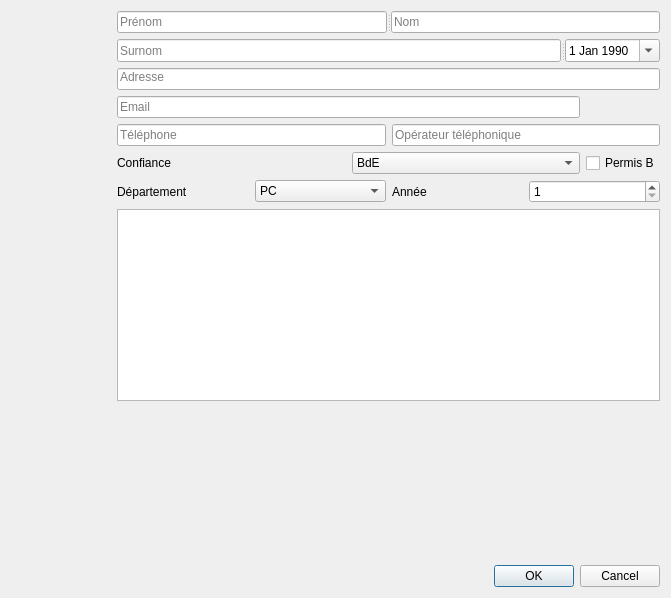
<?xml version="1.0" encoding="UTF-8"?>
<ui version="4.0">
 <class>orgaEditWidget</class>
 <widget class="QWidget" name="orgaEditWidget">
  <property name="geometry">
   <rect>
    <x>0</x>
    <y>0</y>
    <width>671</width>
    <height>598</height>
   </rect>
  </property>
  <property name="windowTitle">
   <string>Form</string>
  </property>
  <layout class="QHBoxLayout" name="horizontalLayout">
   <item>
    <layout class="QHBoxLayout" name="horizontalLayout_25">
     <item>
      <layout class="QGridLayout" name="gridLayout_14">
       <item row="0" column="0">
        <widget class="QLabel" name="photoLabel_3">
         <property name="sizePolicy">
          <sizepolicy hsizetype="Fixed" vsizetype="Fixed">
           <horstretch>0</horstretch>
           <verstretch>0</verstretch>
          </sizepolicy>
         </property>
         <property name="minimumSize">
          <size>
           <width>100</width>
           <height>100</height>
          </size>
         </property>
         <property name="maximumSize">
          <size>
           <width>100</width>
           <height>100</height>
          </size>
         </property>
         <property name="styleSheet">
          <string notr="true">border-radius: 10px;</string>
         </property>
         <property name="text">
          <string/>
         </property>
         <property name="pixmap">
          <pixmap resource="../images.qrc">:/images/ressources/anon.jpg</pixmap>
         </property>
         <property name="scaledContents">
          <bool>true</bool>
         </property>
        </widget>
       </item>
       <item row="1" column="0">
        <spacer name="verticalSpacer_7">
         <property name="orientation">
          <enum>Qt::Vertical</enum>
         </property>
         <property name="sizeHint" stdset="0">
          <size>
           <width>20</width>
           <height>40</height>
          </size>
         </property>
        </spacer>
       </item>
      </layout>
     </item>
     <item>
      <layout class="QGridLayout" name="gridLayout_12">
       <item row="0" column="0" colspan="2">
        <layout class="QGridLayout" name="gridLayout_13">
         <item row="0" column="0" colspan="2">
          <widget class="QSplitter" name="splitter_8">
           <property name="orientation">
            <enum>Qt::Horizontal</enum>
           </property>
           <widget class="QLineEdit" name="prenomLineEdit_4">
            <property name="placeholderText">
             <string>Prénom</string>
            </property>
           </widget>
           <widget class="QLineEdit" name="nomLineEdit_4">
            <property name="placeholderText">
             <string>Nom</string>
            </property>
           </widget>
          </widget>
         </item>
         <item row="2" column="0" colspan="2">
          <widget class="QLineEdit" name="adresseLineEdit_4">
           <property name="text">
            <string/>
           </property>
           <property name="alignment">
            <set>Qt::AlignLeading|Qt::AlignLeft|Qt::AlignTop</set>
           </property>
           <property name="placeholderText">
            <string>Adresse</string>
           </property>
          </widget>
         </item>
         <item row="3" column="0">
          <widget class="QLineEdit" name="emailLineEdit">
           <property name="text">
            <string/>
           </property>
           <property name="placeholderText">
            <string>Email</string>
           </property>
          </widget>
         </item>
         <item row="4" column="0" colspan="2">
          <layout class="QHBoxLayout" name="horizontalLayout_20">
           <item>
            <widget class="QLineEdit" name="telephoneLineEdit_4">
             <property name="inputMask">
              <string>0000000000; </string>
             </property>
             <property name="text">
              <string/>
             </property>
             <property name="placeholderText">
              <string>Téléphone</string>
             </property>
            </widget>
           </item>
           <item>
            <widget class="QLineEdit" name="operateurLineEdit_4">
             <property name="styleSheet">
              <string notr="true"/>
             </property>
             <property name="placeholderText">
              <string>Opérateur téléphonique</string>
             </property>
            </widget>
           </item>
          </layout>
         </item>
         <item row="8" column="0">
          <layout class="QHBoxLayout" name="horizontalLayout_21">
           <item>
            <widget class="QLabel" name="confianceLabel_4">
             <property name="text">
              <string>Confiance</string>
             </property>
             <property name="buddy">
              <cstring>confianceComboBox</cstring>
             </property>
            </widget>
           </item>
           <item>
            <widget class="QComboBox" name="confianceComboBox_4">
             <item>
              <property name="text">
               <string>BdE</string>
              </property>
             </item>
             <item>
              <property name="text">
               <string>Confiance</string>
              </property>
             </item>
             <item>
              <property name="text">
               <string>Hard</string>
              </property>
             </item>
             <item>
              <property name="text">
               <string>Soft</string>
              </property>
             </item>
            </widget>
           </item>
          </layout>
         </item>
         <item row="8" column="1">
          <widget class="QCheckBox" name="permisBcheckBox_4">
           <property name="text">
            <string>Permis B</string>
           </property>
          </widget>
         </item>
         <item row="9" column="0" colspan="2">
          <layout class="QHBoxLayout" name="horizontalLayout_22">
           <item>
            <layout class="QHBoxLayout" name="horizontalLayout_23">
             <item>
              <widget class="QLabel" name="departementLabel_4">
               <property name="text">
                <string>Département</string>
               </property>
               <property name="buddy">
                <cstring>departementComboBox</cstring>
               </property>
              </widget>
             </item>
             <item>
              <widget class="QComboBox" name="departementComboBox_4">
               <item>
                <property name="text">
                 <string>PC</string>
                </property>
               </item>
               <item>
                <property name="text">
                 <string>GMC</string>
                </property>
               </item>
               <item>
                <property name="text">
                 <string>IF</string>
                </property>
               </item>
               <item>
                <property name="text">
                 <string>GMD</string>
                </property>
               </item>
               <item>
                <property name="text">
                 <string>TC</string>
                </property>
               </item>
               <item>
                <property name="text">
                 <string>GCU</string>
                </property>
               </item>
               <item>
                <property name="text">
                 <string>BIM</string>
                </property>
               </item>
               <item>
                <property name="text">
                 <string>Bioch'</string>
                </property>
               </item>
               <item>
                <property name="text">
                 <string>GI</string>
                </property>
               </item>
               <item>
                <property name="text">
                 <string>GE</string>
                </property>
               </item>
               <item>
                <property name="text">
                 <string>SGM</string>
                </property>
               </item>
               <item>
                <property name="text">
                 <string>GMPP</string>
                </property>
               </item>
               <item>
                <property name="text">
                 <string>GEN</string>
                </property>
               </item>
               <item>
                <property name="text">
                 <string>Ext.</string>
                </property>
               </item>
              </widget>
             </item>
            </layout>
           </item>
           <item>
            <layout class="QHBoxLayout" name="horizontalLayout_24">
             <item>
              <widget class="QLabel" name="anneeLabel_4">
               <property name="text">
                <string>Année</string>
               </property>
               <property name="buddy">
                <cstring>anneeSpinBox</cstring>
               </property>
              </widget>
             </item>
             <item>
              <widget class="QSpinBox" name="anneeSpinBox_4">
               <property name="minimum">
                <number>1</number>
               </property>
               <property name="maximum">
                <number>5</number>
               </property>
              </widget>
             </item>
            </layout>
           </item>
          </layout>
         </item>
         <item row="11" column="0">
          <spacer name="verticalSpacer_6">
           <property name="orientation">
            <enum>Qt::Vertical</enum>
           </property>
           <property name="sizeHint" stdset="0">
            <size>
             <width>20</width>
             <height>40</height>
            </size>
           </property>
          </spacer>
         </item>
         <item row="1" column="0" colspan="2">
          <widget class="QSplitter" name="splitter_7">
           <property name="orientation">
            <enum>Qt::Horizontal</enum>
           </property>
           <widget class="QLineEdit" name="surnomLineEdit_4">
            <property name="sizePolicy">
             <sizepolicy hsizetype="Expanding" vsizetype="Fixed">
              <horstretch>13</horstretch>
              <verstretch>0</verstretch>
             </sizepolicy>
            </property>
            <property name="placeholderText">
             <string>Surnom</string>
            </property>
           </widget>
           <widget class="QWidget" name="layoutWidget_6">
            <layout class="QHBoxLayout" name="horizontalLayout_19">
             <item>
              <widget class="QDateEdit" name="dateNaissanceEdit_4">
               <property name="sizePolicy">
                <sizepolicy hsizetype="Minimum" vsizetype="Minimum">
                 <horstretch>1</horstretch>
                 <verstretch>0</verstretch>
                </sizepolicy>
               </property>
               <property name="calendarPopup">
                <bool>true</bool>
               </property>
               <property name="date">
                <date>
                 <year>1990</year>
                 <month>1</month>
                 <day>1</day>
                </date>
               </property>
              </widget>
             </item>
            </layout>
           </widget>
          </widget>
         </item>
         <item row="10" column="0" colspan="2">
          <widget class="QTextEdit" name="notesTextEdit"/>
         </item>
        </layout>
       </item>
       <item row="1" column="0">
        <spacer name="horizontalSpacer_4">
         <property name="orientation">
          <enum>Qt::Horizontal</enum>
         </property>
         <property name="sizeHint" stdset="0">
          <size>
           <width>40</width>
           <height>20</height>
          </size>
         </property>
        </spacer>
       </item>
       <item row="1" column="1">
        <widget class="QDialogButtonBox" name="okCancelOrgas">
         <property name="standardButtons">
          <set>QDialogButtonBox::Cancel|QDialogButtonBox::Ok</set>
         </property>
        </widget>
       </item>
      </layout>
     </item>
    </layout>
   </item>
  </layout>
 </widget>
 <resources>
  <include location="../images.qrc"/>
 </resources>
 <connections/>
</ui>
